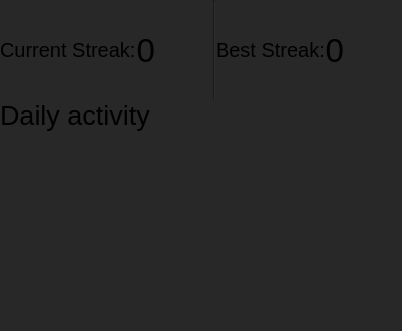
                 <widget class="QWidget" name="task_graphs_widget" native="true">
                  <property name="minimumSize">
                   <size>
                    <width>0</width>
                    <height>300</height>
                   </size>
                  </property>
                  <property name="styleSheet">
                   <string notr="true">background-color: rgb(40,40, 40);</string>
                  </property>
                  <layout class="QVBoxLayout" name="verticalLayout_8">
                   <property name="spacing">
                    <number>0</number>
                   </property>
                   <property name="leftMargin">
                    <number>0</number>
                   </property>
                   <property name="topMargin">
                    <number>0</number>
                   </property>
                   <property name="rightMargin">
                    <number>0</number>
                   </property>
                   <property name="bottomMargin">
                    <number>0</number>
                   </property>
                   <item>
                    <layout class="QHBoxLayout" name="task_analytics_label_streak">
                     <property name="rightMargin">
                      <number>0</number>
                     </property>
                     <item>
                      <widget class="QLabel" name="cur_streak_label">
                       <property name="sizePolicy">
                        <sizepolicy hsizetype="Preferred" vsizetype="Preferred">
                         <horstretch>0</horstretch>
                         <verstretch>0</verstretch>
                        </sizepolicy>
                       </property>
                       <property name="minimumSize">
                        <size>
                         <width>0</width>
                         <height>100</height>
                        </size>
                       </property>
                       <property name="font">
                        <font>
                         <pointsize>15</pointsize>
                        </font>
                       </property>
                       <property name="text">
                        <string>Current Streak:</string>
                       </property>
                       <property name="wordWrap">
                        <bool>true</bool>
                       </property>
                      </widget>
                     </item>
                     <item>
                      <widget class="QLabel" name="label">
                       <property name="font">
                        <font>
                         <pointsize>25</pointsize>
                        </font>
                       </property>
                       <property name="text">
                        <string>0</string>
                       </property>
                       <property name="alignment">
                        <set>Qt::AlignmentFlag::AlignRight|Qt::AlignmentFlag::AlignTrailing|Qt::AlignmentFlag::AlignVCenter</set>
                       </property>
                      </widget>
                     </item>
                     <item>
                      <widget class="QToolButton" name="toolButton_6">
                       <property name="enabled">
                        <bool>false</bool>
                       </property>
                       <property name="text">
                        <string/>
                       </property>
                       <property name="icon">
                        <iconset>
                         <normaloff>icons_white/flame.svg</normaloff>icons_white/flame.svg</iconset>
                       </property>
                       <property name="iconSize">
                        <size>
                         <width>50</width>
                         <height>50</height>
                        </size>
                       </property>
                       <property name="autoRaise">
                        <bool>true</bool>
                       </property>
                      </widget>
                     </item>
                     <item>
                      <widget class="Line" name="line">
                       <property name="orientation">
                        <enum>Qt::Orientation::Vertical</enum>
                       </property>
                      </widget>
                     </item>
                     <item>
                      <widget class="QLabel" name="label_2">
                       <property name="sizePolicy">
                        <sizepolicy hsizetype="Preferred" vsizetype="Preferred">
                         <horstretch>0</horstretch>
                         <verstretch>0</verstretch>
                        </sizepolicy>
                       </property>
                       <property name="font">
                        <font>
                         <pointsize>15</pointsize>
                        </font>
                       </property>
                       <property name="text">
                        <string>Best Streak:</string>
                       </property>
                       <property name="wordWrap">
                        <bool>true</bool>
                       </property>
                      </widget>
                     </item>
                     <item>
                      <widget class="QLabel" name="label_13">
                       <property name="font">
                        <font>
                         <pointsize>25</pointsize>
                        </font>
                       </property>
                       <property name="text">
                        <string>0</string>
                       </property>
                       <property name="alignment">
                        <set>Qt::AlignmentFlag::AlignRight|Qt::AlignmentFlag::AlignTrailing|Qt::AlignmentFlag::AlignVCenter</set>
                       </property>
                      </widget>
                     </item>
                     <item>
                      <widget class="QToolButton" name="toolButton_7">
                       <property name="enabled">
                        <bool>false</bool>
                       </property>
                       <property name="text">
                        <string/>
                       </property>
                       <property name="icon">
                        <iconset>
                         <normaloff>icons_white/flame.svg</normaloff>icons_white/flame.svg</iconset>
                       </property>
                       <property name="iconSize">
                        <size>
                         <width>50</width>
                         <height>50</height>
                        </size>
                       </property>
                       <property name="autoRaise">
                        <bool>true</bool>
                       </property>
                      </widget>
                     </item>
                    </layout>
                   </item>
                   <item>
                    <layout class="QHBoxLayout" name="task_graphs_layout">
                     <item>
                      <layout class="QVBoxLayout" name="task_line_graph_layout">
                       <item>
                        <widget class="QLabel" name="task_line_graph_label">
                         <property name="font">
                          <font>
                           <pointsize>20</pointsize>
                          </font>
                         </property>
                         <property name="text">
                          <string>Daily activity</string>
                         </property>
                         <property name="wordWrap">
                          <bool>true</bool>
                         </property>
                        </widget>
                       </item>
                       <item>
                        <widget class="QWidget" name="task_line_graph" native="true">
                         <property name="minimumSize">
                          <size>
                           <width>0</width>
                           <height>200</height>
                          </size>
                         </property>
                        </widget>
                       </item>
                      </layout>
                     </item>
                    </layout>
                   </item>
                  </layout>
                 </widget>
